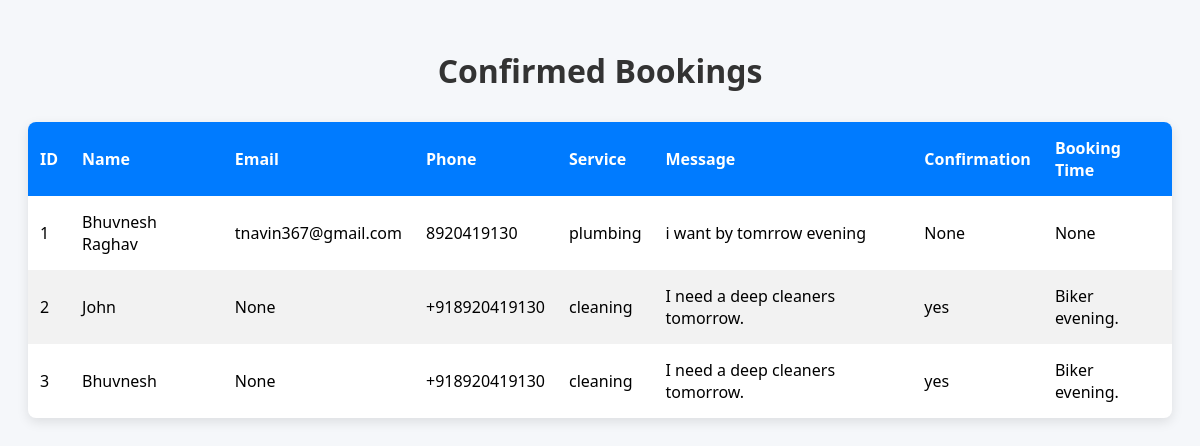
The app's page /view-bookings with its own data.
### tables this page shows
CREATE TABLE confirmed_requests (
    id INTEGER PRIMARY KEY AUTOINCREMENT,
    name TEXT,
    email TEXT,
    phone TEXT,
    service TEXT,
    message TEXT,
    confirmation TEXT,
    booking_time TEXT
);

### app.py (the view)
@app.route("/view-bookings")
def view_bookings():
    conn = sqlite3.connect("bookings.db")
    cursor = conn.cursor()
    cursor.execute("SELECT * FROM confirmed_requests")
    data = cursor.fetchall()
    conn.close()
    headers = ["ID", "Name", "Email", "Phone", "Service", "Message", "Confirmation", "Booking Time"]
    return render_template("view_bookings.html", data=data, headers=headers)

### templates/view_bookings.html (shortened to what this page needs)
<!DOCTYPE html>
<html lang="en">
<head>
</head>
<body>
  <h1>Confirmed Bookings</h1>
  <table>
    <thead>
      <tr>
        {% for header in headers %}
          <th>{{ header }}</th>
        {% endfor %}
      </tr>
    </thead>
    <tbody>
      {% for row in data %}
        <tr>
          {% for i in range(headers|length) %}
            <td data-label="{{ headers[i] }}">{{ row[i] }}</td>
          {% endfor %}
        </tr>
      {% endfor %}
    </tbody>
  </table>
</body>
</html>

### templates/view_bookings.html (style rules this page uses)
body { font-family: 'Segoe UI', Tahoma, Geneva, Verdana, sans-serif; background-color: #f5f7fa; padding: 20px; }
h1 { text-align: center; color: #333; margin-bottom: 30px; }
table { width: 100%; border-collapse: collapse; background-color: #fff; box-shadow: 0 4px 12px rgba(0,0,0,0.1); border-radius: 8px; overflow: hidden; }
th, td { padding: 15px 12px; text-align: left; }
th { background-color: #007BFF; color: white; font-weight: 600; }
tr:nth-child(even) { background-color: #f2f2f2; }

### records on screen
confirmed_requests: id "1" "Bhuvnesh Raghav" "tnavin367@gmail.com" "8920419130" "plumbing" "i want by tomrrow evening" "None" "None"
confirmed_requests: id "2" "John" "None" "+918920419130" "cleaning" "I need a deep cleaners tomorrow." "yes" "Biker evening."
confirmed_requests: id "3" "Bhuvnesh" "None" "+918920419130" "cleaning" "I need a deep cleaners tomorrow." "yes" "Biker evening."

### other values on screen
{{ header }} "ID" "Name" "Email" "Phone" "Service" "Message" "Confirmation" "Booking Time"
